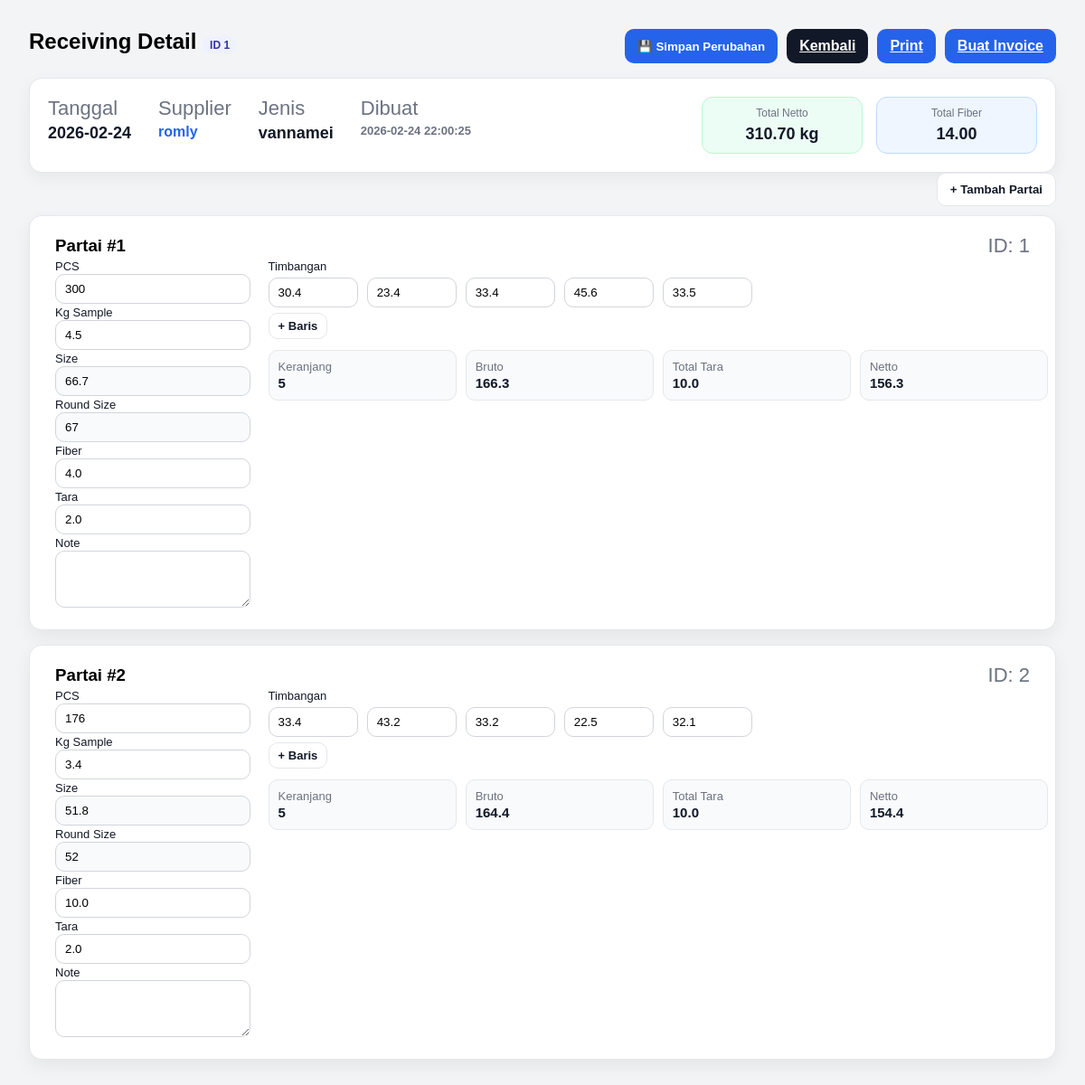
The page /receiving/1 (signed in) on the database its author committed.
### tables this page shows
CREATE TABLE receiving_header (
            id INTEGER PRIMARY KEY AUTOINCREMENT,
            receiving_no INTEGER NOT NULL UNIQUE,
            tanggal TEXT NOT NULL,
            supplier TEXT NOT NULL,
            jenis TEXT NOT NULL,
            fiber REAL DEFAULT 0,
            created_at TEXT DEFAULT (datetime('now','localtime'))
        );

CREATE TABLE receiving_item (
                id INTEGER PRIMARY KEY AUTOINCREMENT,
                header_id INTEGER NOT NULL,
                partai_no INTEGER NOT NULL,
            
                pcs INTEGER,
                kg_sample REAL,
            
                size REAL,
                round_size INTEGER,
            
                keranjang INTEGER,
                tara_per_keranjang REAL,
            
                bruto REAL,
                total_tara REAL,
                netto REAL,
            
                note TEXT,
                timbangan_json TEXT,
            
                kategori_kupasan TEXT,
                fiber REAL,
            
                FOREIGN KEY(header_id)
                    REFERENCES receiving_header(id)
                    ON DELETE CASCADE
            );

### receiving/routes.py (the view)
@receiving_bp.get("/<int:header_id>")
def receiving_detail(header_id):
    if not require_login():
        return redirect(url_for("login"))
    conn = get_conn()
    header = conn.execute(
        "SELECT * FROM receiving_header WHERE id=?",
        (header_id,)
    ).fetchone()
    if not header:
        conn.close()
        return "Receiving tidak ditemukan", 404
    partai_rows = conn.execute("""
        SELECT * FROM receiving_item
        WHERE header_id=?
        ORDER BY partai_no
    """, (header_id,)).fetchall()
    conn.close()
    partai = []
    total_netto = 0
    total_fiber = 0
    total_size = 0
    for r in partai_rows:
        d = dict(r)
        d["timbangan"] = json.loads(d.get("timbangan_json") or "[]")
        total_netto += d.get("netto") or 0
        total_fiber += d.get("fiber") or 0
        total_size += d.get("kg_sample") or 0   # size bisa diganti sesuai formula kamu
        partai.append(d)
    return render_template(
        "receiving/receiving_detail.html",
        header=dict(header),
        partai=partai,
        total_netto=total_netto,
        total_fiber=total_fiber,
        total_size=total_size
    )

### helpers/auth.py (called while the page is built)
def require_login():
    return session.get("user") is not None

### helpers/db.py (called while the page is built)
def get_conn():
    conn = sqlite3.connect(DB_PATH, timeout=30)
    conn.row_factory = sqlite3.Row
    conn.execute("PRAGMA foreign_keys = ON;")
    conn.execute("PRAGMA journal_mode = WAL;")
    return conn

### templates/receiving/receiving_detail.html (shortened to what this page needs)
<!doctype html>
<html lang="id">
<head>
</head>
<body>
<div class="top">
  <div>
    <h2>Receiving Detail <span class="pill">ID {{ header["id"] }}</span></h2>
  </div>
  <div style="display:flex; gap:10px; flex-wrap:wrap;">
    <button class="btn btn-primary" id="btnSaveInline">💾 Simpan Perubahan</button>
    <a class="btn btn-secondary" href="/receiving/list">Kembali</a>
    <a class="btn btn-primary" href="#" onclick="window.print(); return false;">Print</a>
    {% if invoice %}
  <a class="btn btn-secondary"
     href="{{ url_for('invoice.invoice_view', invoice_id=invoice.id) }}">
     Lihat Invoice
  </a>
      {% else %}
        <a class="btn btn-primary"
           href="{{ url_for('invoice.invoice_new', receiving_id=header.id) }}">
           Buat Invoice
        </a>
      {% endif %}
  </div>
</div>
<div class="header-summary">
  <div class="info-section">
    <div class="info-item">
      <div class="info-label">Tanggal</div>
      <div class="info-value">{{ header["tanggal"] }}</div>
    </div>
    <div class="info-item">
      <div class="info-label">Supplier</div>
      <div class="info-value highlight">{{ header["supplier"] }}</div>
    </div>
    <div class="info-item">
      <div class="info-label">Jenis</div>
      <div class="info-value">{{ header["jenis"] or "-" }}</div>
    </div>
    <div class="info-item">
      <div class="info-label">Dibuat</div>
      <div class="info-value small">{{ header["created_at"] or "-" }}</div>
    </div>
  </div>
  <div class="total-section">
    <div class="total-box netto-box">
      <div class="total-label">Total Netto</div>
      <div class="total-value"><span id="totalNetto">0.00</span> kg</div>
    </div>
    <div class="total-box fiber-box">
      <div class="total-label">Total Fiber</div>
      <div class="total-value"><span id="totalFiber">0</span></div>
    </div>
  </div>
</div>
<div class="partai-controls">
  <button type="button" class="btn btn-outline" id="btnAddPartai">+ Tambah Partai</button>
</div>
<div id="partaiContainer">
{% for p in partai %}
<div class="card" data-partai-id="{{ p['id'] }}">
  <div style="display:flex; justify-content:space-between; align-items:center; flex-wrap:wrap; gap:10px;">
    <h3>Partai #{{ p["partai_no"] }}</h3>
    <div class="muted">ID: {{ p["id"] }}</div>
  </div>
  <div class="grid">
<div class="field">
  <div class="jenis-udang-only">
    <label>PCS</label>
    <input class="inp" name="pcs" type="number" value="{{ p['pcs'] or '' }}">
    <label>Kg Sample</label>
    <input class="inp" name="kg_sample" type="number" step="0.01" value="{{ p['kg_sample'] or '' }}">
    <label>Size</label>
    <input class="inp inp-read" name="size" type="number" step="0.01" value="{{ p['size'] or '' }}" readonly>
    <label>Round Size</label>
    <input class="inp inp-read" name="round_size" type="number" step="0.01" value="{{ p['round_size'] or '' }}" readonly>
  </div>
  <label>Fiber</label>
  <input class="inp" name="fiber" type="number" step="0.01" value="{{ p['fiber'] or '' }}">
  <label>Tara</label>
  <input class="inp" name="tara_per_keranjang" type="number" step="0.01" value="{{ p['tara_per_keranjang'] or '' }}">
  <label>Note</label>
  <textarea class="inp" name="note" rows="3">{{ p['note'] or '' }}</textarea>
</div>
    <div class="field">
      <label>Timbangan</label>
      <div class="timb-grid">
        {% for t in p["timbangan"] or [0] %}
          <input class="inp" data-timbangan="1" type="number" step="0.01" value="{{ t }}">
        {% endfor %}
      </div>
      <div class="small-actions">
        <button type="button" class="btn btn-outline btn-sm" data-add-timb="1">+ Baris</button>
      </div>
      <div class="summary-row">
        <div class="summary-item">Keranjang<b>{{ p["keranjang"] or "-" }}</b></div>
        <div class="summary-item">Bruto<b>{{ p["bruto"] or "-" }}</b></div>
        <div class="summary-item">Total Tara<b>{{ p["total_tara"] or "-" }}</b></div>
        <div class="summary-item">Netto<b>{{ p["netto"] or "-" }}</b></div></div>
     </div>
  </div>
</div>
{% endfor %}
</div>
</body>
</html>

### templates/receiving/receiving_detail.html (style rules this page uses)
body { font-family: Arial, sans-serif; padding:24px; background:#f3f4f6; }
.top { display:flex; justify-content:space-between; flex-wrap:wrap; gap:12px; margin-bottom:16px; }
.btn { padding:10px 14px; border:0; border-radius:10px; font-weight:600; cursor:pointer; display:inline-block; }
.btn-primary { background:#2563eb; color:#fff; }
.btn-secondary { background:#111827; color:#fff; }
.btn-outline { background:#fff; color:#111827; border:1px solid #e5e7eb; }
.card { background:#fff; border:1px solid #e5e7eb; border-radius:14px; padding:20px 28px; margin-bottom:16px; box-shadow:0 8px 20px rgba(0,0,0,0.06); }
h2,h3 { margin:0; }
.pill { display:inline-block; font-size:12px; padding:3px 8px; border-radius:999px; background:#eef2ff; color:#3730a3; }
label { font-size:13px; color:#111827; margin-bottom:4px; }
.inp { width:100%; padding:8px 10px; border:1px solid #d1d5db; border-radius:10px; box-sizing:border-box; }
.inp-read { background:#f9fafb; }
.grid { display:grid; gap:20px; grid-template-columns:20% 80%; }
.timb-grid { display:grid; grid-template-columns:repeat(8,minmax(0,5fr)); gap:10px; margin-top:4px; }
.summary-row { display: grid; grid-template-columns: repeat(4, 1fr); gap: 10px; margin-top: 12px; }
.summary-item { background: #f9fafb; border: 1px solid #e5e7eb; border-radius: 10px; padding: 10px; font-size: 13px; color: #6b7280; }
.summary-item b { display:block; margin-top: 2px; font-size: 15px; color:#111827; }
.small-actions { display:flex; gap:8px; flex-wrap:wrap; margin-top:6px; }
.btn-sm { padding:6px 10px; border-radius:10px; font-size:13px; font-weight:600; }
.muted { color:#6b7280; font-size:22px; }
.partai-controls { display:flex; justify-content:flex-end; gap:10px; margin-bottom:10px; }
.header-summary { background:#ffffff; border:1px solid #e5e7eb; border-radius:14px; padding:20px 20px; display:flex; justify-content:space-between; flex-wrap:wrap; gap:20px; box-shadow:0 6px 18px rgba(0,0,0,0.05); }
.info-section { display:flex; gap:30px; flex-wrap:wrap; }
.info-item { display:flex; flex-direction:column; }
.info-label { font-size:22px; color:#6b7280; margin-bottom:4px; }
.info-value { font-weight:600; font-size:18px; color:#111827; }
.info-value.small { font-size:13px; color:#6b7280; }
.info-value.highlight { color:#2563eb; font-size:16px; }
.total-section { display:flex; gap:15px; flex-wrap:wrap; }
.total-box { padding:10px 18px; border-radius:12px; min-width:140px; text-align:center; }
.netto-box { background:#ecfdf5; border:1px solid #bbf7d0; }
.fiber-box { background:#eff6ff; border:1px solid #bfdbfe; }
.total-label { font-size:12px; color:#6b7280; margin-bottom:6px; }
.total-value { font-size:18px; font-weight:700; color:#111827; }

### rows shown on the page
receiving_header: id "1", tanggal "2026-02-24", supplier "romly", jenis "vannamei", created_at "2026-02-24 22:00:25"
receiving_item: partai_no "1", id "1", pcs "300", kg_sample "4.5", size "66.7", round_size "67", fiber "4.0", tara_per_keranjang "2.0", 0 "30.4" "23.4" "33.4" "45.6" "33.5", keranjang "5", bruto "166.3", total_tara "10.0", netto "156.3"
receiving_item: partai_no "2", id "2", pcs "176", kg_sample "3.4", size "51.8", round_size "52", fiber "10.0", tara_per_keranjang "2.0", 0 "33.4" "43.2" "33.2" "22.5" "32.1", keranjang "5", bruto "164.4", total_tara "10.0", netto "154.4"
